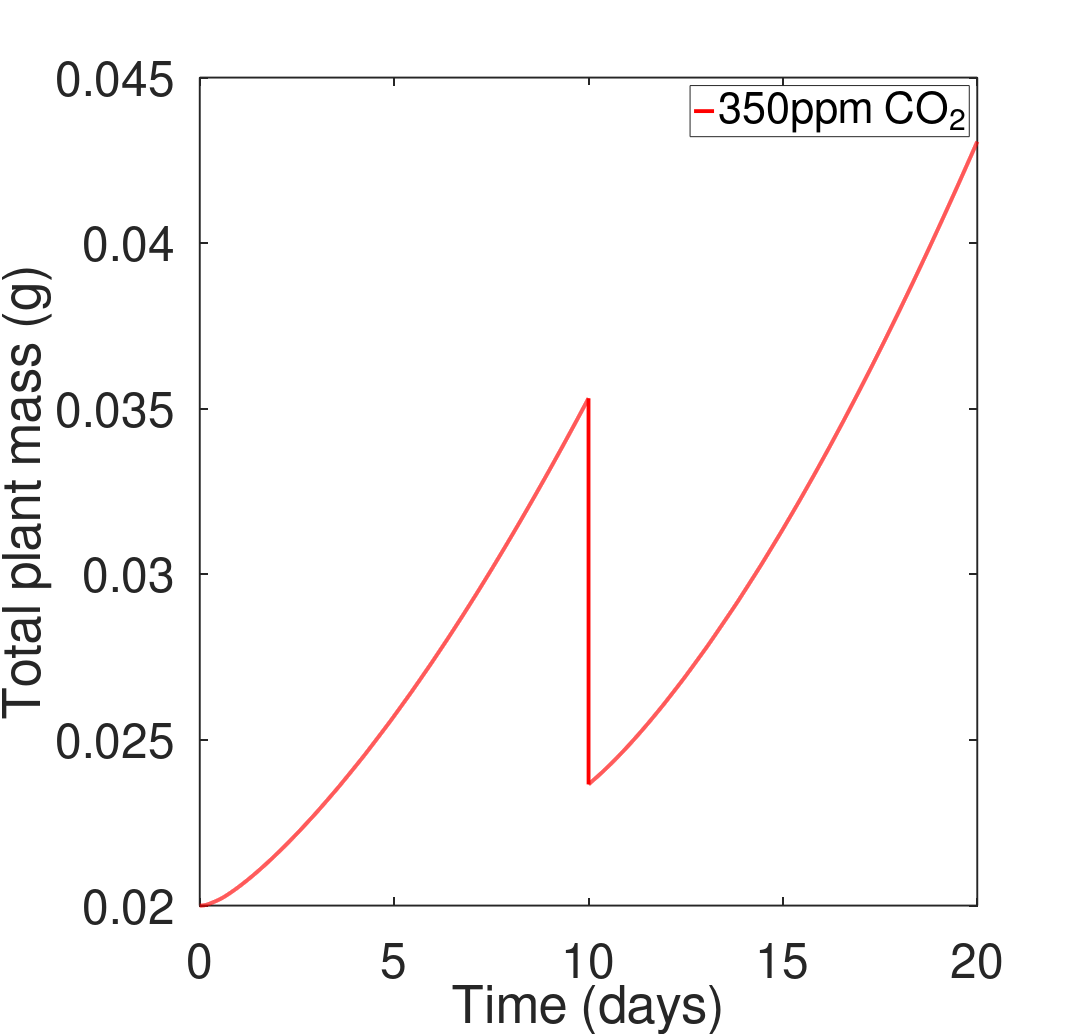
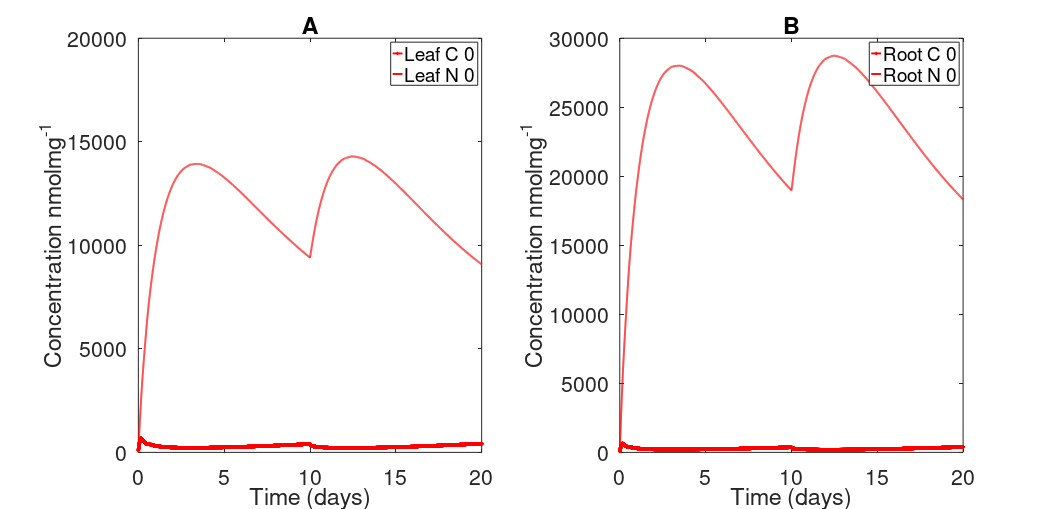
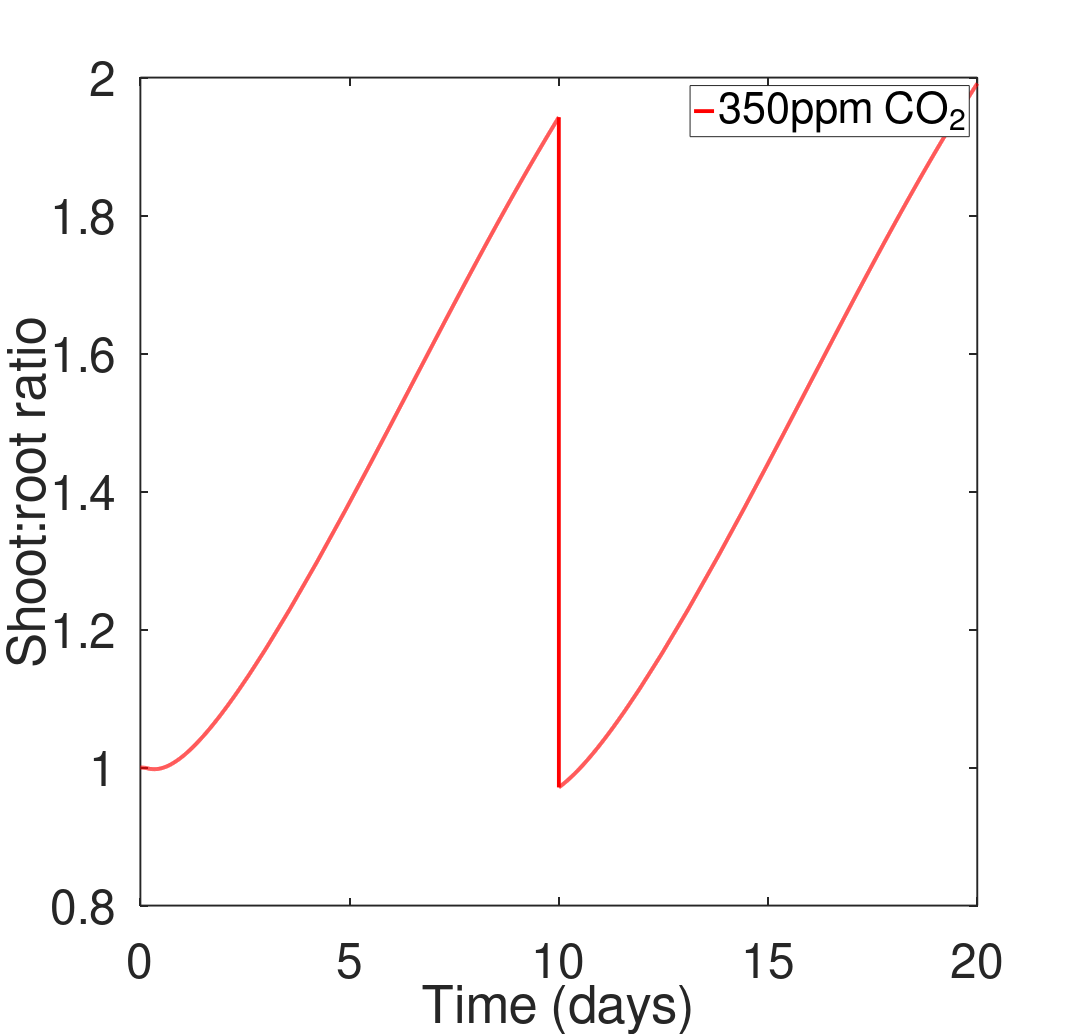
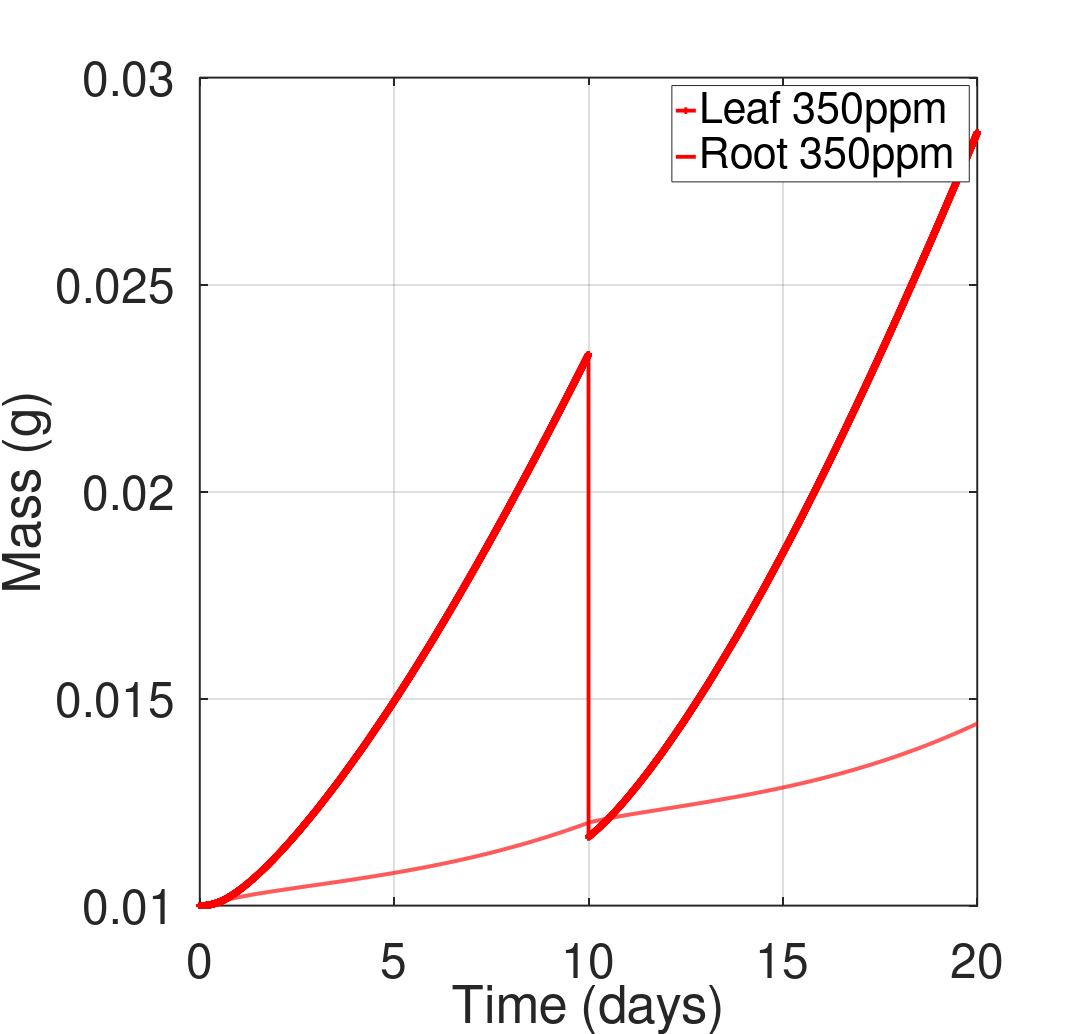

MATLAB code to generate these figures, in order:
function defoliate
% Code for solving thornley model converted thornley's input values 
addpath('/home/bop15bh')
close ALL
fa=[];
fb=[];
alun=[];
kcc1=[];
kcc2=[];knn1=[];knn2=[];
N1=[];
N2=[];
C1=[];
C2=[];
%% input parameters
fly=40; % Carbon uptake rate units: micromol*m^(-2)*s^(-1)
theta=(1).*10.^(6); % "theta" dry density of a leaf units: g*m^(-3)
sky=61; %vmax for N uptake rate
Yg=0.66; % conversion efficieny from substrate to plant material
LL=1./10; % "lambda" N:C ratio in the leaf
LR=1./20; % "lambda" N:C ratio in the root
den=120; %leaf thickness units: micrometre used for carbon uptake rate
rif=730; % root thickness micrometres 
thick=.24.*10^(6); % root tissue density units: g*m^-3
% Concentration constraints in nmolmg^(-1)
lcmin0=92.8;
lnmin0=0.1;
rcmin0=63;
rnmin0=7.54;
k1=1000; k2=1000;  % k1,k2 and v1,v2 control RGR 
V1=60;
V2=60;  
r1=(15).*10.^(-12);% leaf respiration rate kgmolg^-1s^-1
r2=(10).*10.^(-12);% root respiration rate kgmolg^-1s^-1
ld=10.^6; %leaf tissue density gm^-3
rd=0.2.*10.^6; % root tissue density gm^-3
R1=r1.*ld
R2=r2.*rd

knn=103;
kcc=200;
%% Converting to thornley units/dimensions 
%-------------------------------------------------------------------------
% definitions
x0=(1./(theta)).*((10.^3).*12) % "theta" conversion factor for plant material to volume converting input into thornley units: m^3*(kgmol)^-1
k=9.*10.^(-4); % involved in rate of use of substrate
rc=0.5.*10.^(3); % carbon transport resistence
rn=1.*10.^(3); % nitrogen transport resistence
Kn=sky.*thick.*(10.^(-9).*10.^(-3)).*1 % Nitrogen uptake rate converting micromol*kg^(-1)*s^(-1) to kg*m^-3 by 10^-9 then 10^-9 from micromol to kgmol. thornley units: kgmol*m^-3s^-1
Kc=(10.^(-3).*fly./(den))%.*1.669.*1%./4.82; % Carbon uptake rate=photosynthesis/(leaf thickness in metres) converted from mumol to kgmol
x0C=theta.*0.45;%Theta conversion for c concentration
x0NL=theta.*0.45.*LL;% theta conversion for n concentration
x0NR=theta.*0.45.*LR;
% initial conditions 
ileaf=0.01;
iroot=0.01;
j=400.*x0C.*10.^(-9);
a1=10.^(-5);burger=10.^(-5);
%burger=0.45;
lam=Kc./Kn
% converting leaf concentrations into thornley units
lcmin=lcmin0.*x0C.*10.^(-9)
lnmin=lnmin0.*x0NL.*10.^(-9)
% converting root concentrations into thornley units
rcmin=rcmin0.*x0C.*10.^(-9)
rnmin=rnmin0.*x0NR.*10.^(-9)

%tspan=[0:200:4665600]; % time span for 2years

    C={'r','b','g','k','y','c','m'}%
        % switching the feedbacks on 
             aa=1;bb=1;cc=1;d1=1;ee=1;f1=1; 
n=400;% sets soil N concentration
% Setting atmospheric Co2 concentrations
for i=1:2
         if i==1
            Aco2=350; 
         else
        Aco2=700;         
         end
         co2=0.7.*Aco2; % intercellular co2

for o=1:2
 %% Solving the model for the first 10 days 
    if o==1
        tspan=[0:100:864000]; %time span for 20 days 
        y1_0=ileaf./theta;
        y2_0=iroot./thick;
        y3_0=lcmin0.*10.^(-9).*x0C;
        y4_0=lnmin0.*10.^(-9).*x0NL;
        y5_0=rcmin0.*10.^(-9).*x0C;
        y6_0=rnmin0.*10.^(-9).*x0NR;
[T,Y]=ode23s(@thorn,tspan,[y1_0 y2_0 y3_0 y4_0 y5_0 y6_0]); % solver

% converting outputs back into input units 
OGlleaf=Y(:,1);
OGleaf=(Y(:,1)).*theta;
OGroot=(Y(:,2)).*thick;
OGleafc=Y(:,3);%10.^(9).*(Y(:,3))./x0C;
OGleafn=Y(:,4);%10.^(9).*(Y(:,4))./x0NL;
OGrootc=Y(:,5);%10.^(9).*(Y(:,5))./x0C;
OGrootn=Y(:,6);%10.^(9).*(Y(:,6))./x0NR;
N1=[N1,10.^(9).*OGleafn(end)./x0NL];
C1=[C1,10.^(9).*OGleafc(end)./x0C];

OGRGRL=(h(Y(:,3),Y(:,4)).*x0.*Yg).*(86400);
OGRGRR=(g(Y(:,6),Y(:,5)).*x0.*Yg).*(86400);
% OGnns=Y(:,4).*Y(:,1).*62.*(10.^3);
% OGnnr=Y(:,6).*Y(:,2).*62.*(10.^3);
% OGNF=((nns+nnr)./plant).*100;
OGKC=f(co2,Y(:,3),Y(:,4)).*den.*(10.^(-6)).*10.^9;
OGKN=u(n,Y(:,6),Y(:,5)).*rif.*(10.^(-6)).*10.^9;
kc1=OGKC(end);
kcc1=[kcc1,kc1];
kn1=OGKN(end);
knn1=[knn1,kn1];
% OGKN=u(n,Y(:,6),Y(:,5)).*rif.*(10.^(-6)).*10.^9;
%time=T./54; %converting seconds into months
OGtime=T./86400; %converting seconds into days
    else
        %% after defoliation
        tspann=linspace(864100,1728000,8641);
        x1_0=OGlleaf(end)./2; % halving leaf mass
        x2_0=OGroot(end)./thick;
        x3_0=OGleafc(end);%.*10.^(-9).*x0C;
        x4_0=OGleafn(end);%.*10.^(-9).*x0NL;
        x5_0=OGrootc(end);%.*10.^(-9).*x0C;
        x6_0=OGrootn(end);%.*10.^(-9).*x0NR;
[S,Q]=ode23s(@thorn,tspann,[x1_0 x2_0 x3_0 x4_0 x5_0 x6_0]); % solver
% converting outputs back into colin units 
leaf=[OGleaf ;(Q(:,1)).*theta];
root=[OGroot ;(Q(:,2)).*thick];
leafc=[OGleafc.*(10.^9)./x0C ;10.^(9).*(Q(:,3))./x0C];
leafn=[OGleafn.*(10.^9)./x0NL ;10.^(9).*(Q(:,4))./x0NL];
rootc=[OGrootc.*(10.^9)./x0C ;10.^(9).*(Q(:,5))./x0C];
rootn=[OGrootn.*(10.^9)./x0NR ;10.^(9).*(Q(:,6))./x0NR];
LAFN=10.^(9).*(Q(:,4))./x0NL;
LAFC=10.^(9).*(Q(:,3))./x0C;
% SR=Y(:,1)./Y(:,2);
% RS=Y(:,2)./Y(:,1);
 SR=leaf./root;
 RS=root./leaf;
%SR2=leaf./root;
plant=leaf+root;
carbon=leafc+rootc;
nitrogen=leafn+rootn;
ceaf=max(leafc)
coot=max(rootc);
noot=max(rootn);
neaf=max(leafn);
RGRL=[OGRGRL;(h(Q(:,3),Q(:,4)).*x0.*Yg).*(86400)];
RGRR=[OGRGRR ;(g(Q(:,6),Q(:,5)).*x0.*Yg).*(86400)];
nns=Q(:,4).*Q(:,1).*62.*(10.^3);
nnr=Q(:,6).*Q(:,2).*62.*(10.^3);
% NF=((nns+nnr)./plant).*100;
 KC=f(co2,Q(:,3),Q(:,4)).*den.*(10.^(-6)).*10.^9;
 KCC=[OGKC;KC];
 KN=u(n,Q(:,6),Q(:,5)).*rif.*(10.^(-6)).*10.^9;
 KNN=[OGKN;KN];
 RAR=S<=1469000;
 rar1=sum(RAR);
 ndkc=KC(rar1);
 kc2=KC(end);
 kcc2=[kcc2,ndkc];
 rar2=sum(RAR)
 ndkn=KN(rar2);
 knn2=[knn2,ndkn];
 C2=[C2,LAFC(rar1)];
 CUP=[C1 C2];
 N2=[N2,LAFN(rar1)];
NUP=[N1 N2];
% KN=u(n,Y(:,6),Y(:,5)).*rif.*(10.^(-6)).*10.^9;
%time=T./54; %converting seconds into months
time=[T;S]./86400; %converting seconds into days
whos time
    end
end
% creates markers at time 10 and 17 days 
cup=[kcc1 kcc2]
nup=[knn1 knn2]
tttime=[10 10 17 17];
%% Making figures
% Plot of carbon uptake rate
figure(11)
            plot(time,KCC,'color',C{i},'LineWidth',4);
            xlabel('Time (days)','FontSize',50)
            ylabel('Carbon uptake rate  (\mu molm^{-2}s^{-1})','FontSize',50)
              set(gca,'LineWidth',2,'FontSize',50)
              grid on
            hold on, drawnow        
            set(gcf, 'PaperUnits', 'inches');
          %  axis([0 20 0 0.25])
 x_width=15.65 ;y_width=14.99;
 set(gcf, 'PaperPosition', [0 0 x_width y_width]);
% Plot of nitrogen uptake rate
 figure(1066)
            plot(time,KNN,'color',C{i},'LineWidth',4);
            xlabel('Time (days)','FontSize',50)
            ylabel('Nitrogen uptake rate  (\mu molm^{-2}s^{-1})','FontSize',50)
              set(gca,'LineWidth',2,'FontSize',50)
              grid on
            hold on, drawnow        
            set(gcf, 'PaperUnits', 'inches');
          %  axis([0 20 0 0.25])
 x_width=15.65 ;y_width=14.99;
 set(gcf, 'PaperPosition', [0 0 x_width y_width]);
 
% plot of total plant mass
figure(1)
            plot(time,leaf+root,'color',C{i},'LineWidth',4);
            xlabel('Time (days)','FontSize',50)
            ylabel('Total plant mass (g)','FontSize',50)
              set(gca,'LineWidth',2,'FontSize',50)
            hold on, drawnow
            legend('350ppm CO_2','700ppm CO_2','Feedback 2','Feedback 3','Feedback 4','Feedback 5','Feedback 6','Location','Best')
             set(gcf, 'PaperUnits', 'inches');
          %  axis([0 20 0 0.25])
 x_width=15.65 ;y_width=14.99;
 set(gcf, 'PaperPosition', [0 0 x_width y_width]);
print('FEBDFOL1','-djpeg','-loose');

% plot of leaf nitrogen
figure(222)
plot(time,leafn,'color',C{i},'LineWidth',4);
 xlabel('Time (days)','FontSize',50)
            ylabel('Leaf nitrogen nmolmg^{-1} ','FontSize',50)
              set(gca,'LineWidth',2,'FontSize',50)
            hold on, drawnow
%axis([0 40 0 35000])
             set(gcf, 'PaperUnits', 'inches');
 x_width=15.65 ;y_width=14.99;
 set(gcf, 'PaperPosition', [0 0 x_width y_width]);
% plot of leaf carbon
figure(212)
plot(time,leafc,'color',C{i},'LineWidth',4);
 xlabel('Time (days)','FontSize',50)
            ylabel('Leaf carbon nmolmg^{-1} ','FontSize',50)
              set(gca,'LineWidth',2,'FontSize',50)
            hold on, drawnow
%axis([0 40 0 35000])
             set(gcf, 'PaperUnits', 'inches');
 x_width=15.65 ;y_width=14.99;
 set(gcf, 'PaperPosition', [0 0 x_width y_width]);


% Plotting concentrations over time
figure(2)
subplot(1,2,1)
plot(time,leafc,'color',C{i},'marker','square','MarkerSize',3,'LineWidth',4), xlabel('Time (days)','FontSize',45),ylabel('Concentration nmolmg^{-1}','FontSize',45); title('A');
set(gca,'LineWidth',2,'FontSize',45)
hold on, drawnow
plot(time,leafn,'color',C{i},'LineWidth',4);
legend('Leaf C 0','Leaf N 0','Leaf C 1','Leaf N 1','Leaf C 2','Leaf N 2','Leaf C 3','Leaf N 3','Leaf C 4','Leaf N 4','Leaf C 5','Leaf N 5','Leaf C 6','Leaf N 6','Location','Best');
subplot(1,2,2)
plot(time,rootc,'color',C{i},'marker','square','MarkerSize',3,'LineWidth',4), xlabel('Time (days)','FontSize',45),ylabel('Concentration nmolmg^{-1}','FontSize',45);title('B');
set(gca,'LineWidth',2,'FontSize',45)
hold on, drawnow
plot(time,rootn,'color',C{i},'LineWidth',4);
legend('Root C 0','Root N 0','Root C 1','Root N 1','Root C 2','Root N 2','Root C 3','Root N 3','Root C 4','Root N 4','Root C 5','Root N 5','Root C 6','Root N 6','Location','Best');
hold on, drawnow
 set(gcf, 'PaperUnits', 'inches');
 x_width=31.3 ;y_width=14.99;
 set(gcf, 'PaperPosition', [0 0 x_width y_width]);
print('FEBDFOL3','-djpeg','-loose');

% Plot of shoot:root ratio
figure(4)
%plot(time,SR,'color',C{i},'LineWidth',4);
%hold on, drawnow
plot(time,SR,'color',C{i},'LineWidth',4);
xlabel('Time (days)','FontSize',50);
ylabel('Shoot:root ratio','FontSize',50);
 set(gca,'LineWidth',2,'FontSize',50);
 hold on, drawnow 
% axis([0 40 0.3 1])
  legend('350ppm CO_2','700ppm CO_2','Location','Best');
 set(gcf, 'PaperUnits', 'inches');
 x_width=15.65 ;y_width=14.99;
 set(gcf, 'PaperPosition', [0 0 x_width y_width]);
print('FEBDFOL4','-djpeg','-loose'); 
% plotting leaf mass and root mass over time
  figure(3) 
plot(time,leaf,'color',C{i},'marker','square','MarkerSize',3,'LineWidth',4);
xlabel('Time (days)','FontSize',50);
ylabel('Mass (g)','FontSize',50);
 set(gca,'LineWidth',2,'FontSize',50);
 hold on, drawnow 
plot(time,root,'color',C{i},'LineWidth',4);
hold on, drawnow
legend('Leaf 350ppm ','Root 350ppm ','Leaf 700ppm','Root 700ppm','Location','Best');
grid on 
 set(gcf, 'PaperUnits', 'inches');
 x_width=15.65 ;y_width=14.99;
 set(gcf, 'PaperPosition', [0 0 x_width y_width]);
print('FEBDFOL5','-djpeg','-loose');

 % plotting growth rate change over time
figure(5) 
RGR=gradient(log(plant));
L1=length(plant);
L2=length(RGR);
sam=max(RGR);
fajitas=max(fa);
burrito=min(fa);
%mcarb=max(carbon);
%mnit=max(nitrogen)
%fa=[fa,mcarb];
%fb=[fb,mnit];
plot(time,RGRL,'color',C{i},'marker','square','MarkerSize',3,'LineWidth',4);
hold on, drawnow
plot(time,RGRR,'color',C{i},'LineWidth',4);
xlabel('Time (days)','FontSize',50)
ylabel('Relative growth rate','FontSize',50)
set(gca,'LineWidth',2,'FontSize',50)
%axis([0 40 0 0.12])
  hold on, drawnow
 set(gcf, 'PaperUnits', 'inches');
 legend('Leaf 350ppm ','Root 350ppm ','Leaf 700ppm ','Root 700ppm ','Location','Best');
 x_width=15.65 ;y_width=14.99;
 set(gcf, 'PaperPosition', [0 0 x_width y_width]);
print('FEBDFOL6','-djpeg','-loose');
leaf(end)+root(end)
end
 % code to add the markers to the graphs
 figure(11)
        plot(tttime,cup,'ko','MarkerSize',15,'MarkerFaceColor',[0.25, 0.25, 0.25]);
                    legend('350ppm CO_2','700ppm CO_2','Location','Best')
                        print('nof2KCDFOL1','-djpeg','-loose');
 figure(1066)
        plot(tttime,nup,'ko','MarkerSize',15,'MarkerFaceColor',[0.25, 0.25, 0.25]);
                    legend('350ppm CO_2','700ppm CO_2','Location','Best')
                  print('KNDFOL1','-djpeg','-loose');

figure(222)                   
        plot(tttime,NUP,'ko','MarkerSize',15,'MarkerFaceColor',[0.25, 0.25, 0.25]);
legend('350ppm CO_2','700ppm CO_2','Location','Best')
print('nof2FEBDFOL2','-djpeg','-loose');

figure(212)
        plot(tttime,CUP,'ko','MarkerSize',15,'MarkerFaceColor',[0.25, 0.25, 0.25]);
        legend('350ppm CO_2','700ppm CO_2','Location','Best')
print('nof2FEBDFOL3','-djpeg','-loose');
%% Defining the functions for uptake rates, growth rates and model ODEs
    % Carbon uptake rate
    function ff=f(z,x,y)
        ff=(Kc.*z)./(z+kcc)-x.*a1.*aa+((((Kc.*z)./(z+kcc))./4)./(1+100000.*exp(-100.*(y-j)))).*ee;
    end
% Nitrogen uptake rate
    function uu=u(z,x,y)
        uu=(Kn.*z)./(z+knn)-x.*burger.*bb+(((((Kn.*z)./(z+knn))./4)./(1+100000.*exp(-100.*((y-j))))).*f1);
    end
%  6 Model ODEs
    function dydt=thorn(~,y)
       B=(y(1)+y(2));
        dydt=zeros(6,1);
        dydt(1)= x0.*Yg.*y(1).*h(y(3),y(4)); % eq 1: production of new shoot material (Vs)
        dydt(2)= x0.*Yg.*y(2).*g(y(6),y(5)); % eq 2:production of new root material (Vr) 
        dydt(3)= f(co2,y(3),y(4))-B.*((y(3)-y(5))./(rc.*y(1)))-(h(y(3),y(4)).*(1+y(3).*x0.*Yg))-R1; % eq 3: change in shoot carbon (Cs)
        dydt(4)= B.*((y(6)-y(4))./(rn.*y(1)))-(LL+y(4).*x0.*Yg).*h(y(3),y(4)); % eq 4: change in shoot nitrogen (Ns)
        dydt(5)= B.*((y(3)-y(5))./(rc.*y(2)))-(1+y(5).*x0.*Yg).*g(y(6),y(5))-R2  ; % eq 5: change in root carbon (Cr)
        dydt(6)= u(n,y(6),y(5))-B.*((y(6)-y(4))./(rn.*y(2)))-(LR+y(6).*x0.*Yg).*g(y(6),y(5))   ; % eq 6: change in root nitrogen (Nr)
    end
% root growth rate 
    function gg=g(x,y)
        gg=(((V1.*x)./(x+k1)).*((V2.*y)./(k2+y))).*(y.^(d1));
    end
% leaf growth rate 
 function hh=h(x,y)
        hh=(((V1.*x)./(x+k1)).*((V2.*y)./(k2+y))).*(y.^cc);
    end
 
end
